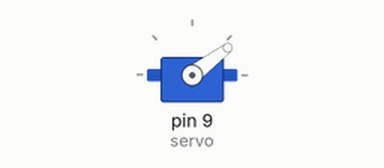
Recording of a sketch running on a simulated Arduino Uno, built with avr-gcc and run on an emulated ATmega328P. Parts: servo.

Above: at 0.05 s.
At 0.15 s:
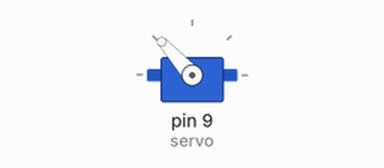
At 0.3 s:
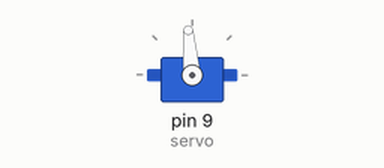
Timing chart, 0 to 3.0 s (numbered marks = the images above):
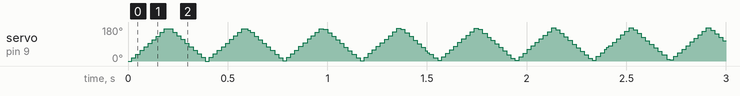

The sketch:

Servo-mad.ino
```cpp
#include <Servo.h>

Servo servo;

void setup() {
  servo.attach(9);

}
void loop() {
  for(int i=0;i<180; i++){
    servo.write(i);
    delay(1);
  }
  for(int i=180; i>0; i--){
    servo.write(i);
    delay(1);
  }

}
```
